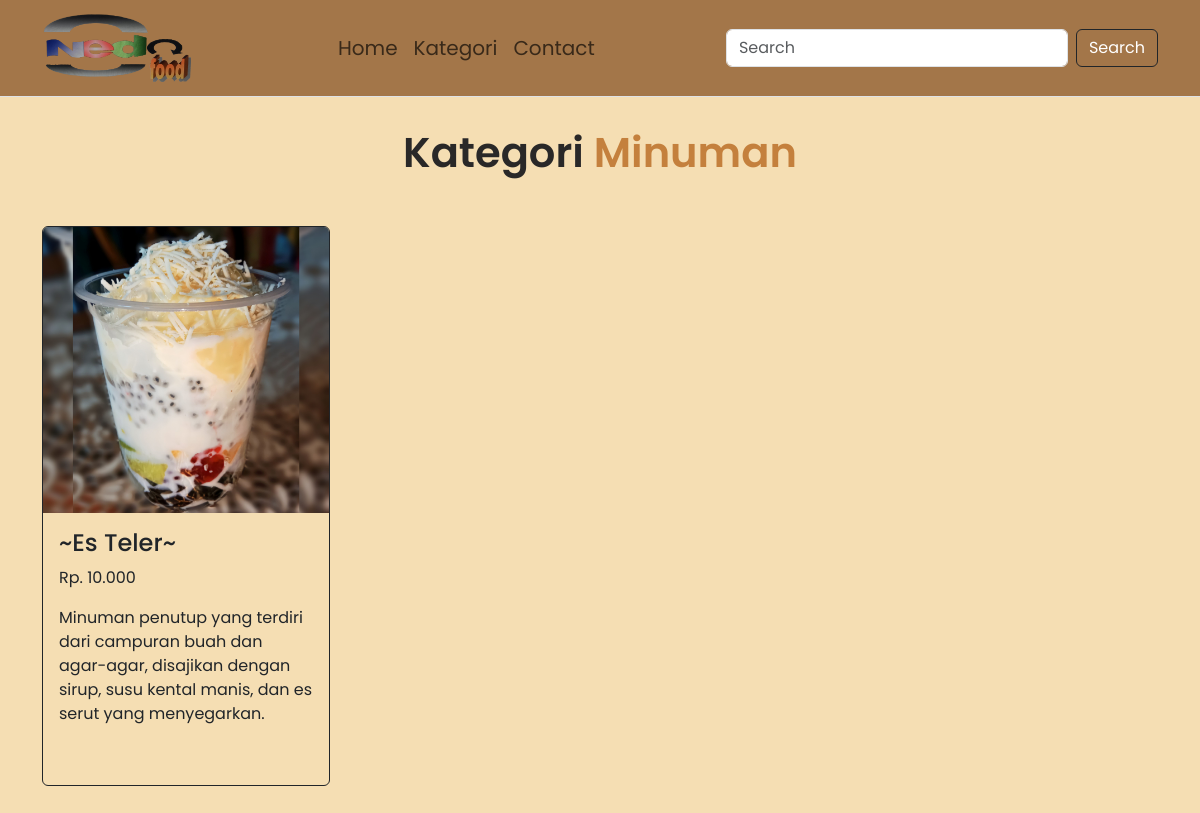
/minuman.php, run on the app's committed database.
### tables this page shows
CREATE TABLE `produk` (
  `id` int NOT NULL,
  `kategori_id` int DEFAULT NULL,
  `foto` varchar(255) NOT NULL,
  `nama` varchar(255) NOT NULL,
  `harga` varchar(255) NOT NULL,
  `detail` text NOT NULL
);

### functions.php (called while the page is built, shortened)
<?php
function koneksiDB()
{
    $db = mysqli_connect('localhost', 'root', '', 'pw2024_tubes_233040038');
    return $db;
}
function query($sql)
{
    $conn = koneksiDB();
    $result = mysqli_query($conn, $sql);
    $rows = [];
    while ($row = mysqli_fetch_assoc($result)) {
        $rows[] = $row;
    };
    return $rows;
}

### minuman.php (the view, shortened to what this page needs)
<?php
require 'functions.php';
$produk = query("SELECT * FROM produk WHERE kategori_id=2");
?>
<!doctype html>
<html lang="en">
<head>
    <link href="https://cdn.jsdelivr.net/npm/bootstrap@5.3.3/dist/css/bootstrap.min.css" rel="stylesheet">
    <link rel="stylesheet" href="css/style.css">
    <link rel="stylesheet" href="https://cdn.jsdelivr.net/npm/bootstrap-icons@1.11.3/font/bootstrap-icons.min.css">
</head>
<body style="font-family: 'Poppins', sans-serif;">
    <nav class="navbar navbar-expand-lg border-bottom border-body position-fixed top-0 start-0 end-0 z-3 " style="background-color: #a37649; color: #373636;">
        <div class="container">
            <a class="navbar-brand" href="index.php"><img src="img/logo.png" alt="NED Foods"></a>
            <div class="collapse navbar-collapse" id="navbarSupportedContent">
                <ul class="navbar-nav m-auto mb-2 mb-lg-0">
                    <li class="nav-item">
                        <a class="nav-link fs-5" href="index.php">Home</a>
                    </li>
                    <li class="nav-item">
                        <a class="nav-link fs-5" aria-current="page" href="index.php#kategori">Kategori</a>
                    </li>
                    <li class="nav-item">
                        <a class="nav-link fs-5" aria-current="page" href="index.php#contact">Contact</a>
                    </li>
                </ul>
                <form class="d-flex" role="search" method="post" action="">
                    <input class="form-control me-2" type="text" name="keyword" placeholder="Search" aria-label="Search" autocomplete="off" id="keyword">
                    <button class="btn btn-outline-dark text-white" type="submit" name="cari" id="tombol-cari">Search</button>
                </form>
            </div>
        </div>
    </nav>
    <section id="produk" class=" pt-5">
        <div class="container" id="container">
            <div class="row produk">
                <div class="col">
                    <h1 class="mb-5 text-center">Kategori <span> Minuman</span></h1>
                </div>
            </div>
            <div class="row justify-content-center">
                <?php foreach ($produk as $p) : ?>
                    <div class="col mb-5">
                        <div class="card bg-transparent border-dark" style="width: 18rem; height:35rem;">
                            <img src="img/<?= $p['foto']; ?>" class="card-img-top" alt="...">
                            <div class="card-body">
                                <h4 class="card-title">~<?= $p['nama']; ?>~</h4>
                                <p class="card-text"><?= $p['harga']; ?></p>
                                <p><?= $p['detail']; ?></p>
                            </div>
                        </div>
                    </div>
                <?php endforeach; ?>
            </div>
        </div>
    </section>
</body>

### css/style.css (style rules this page uses)
:root { --background: #181818; --hero: rgba(243, 243, 243, 1); --hero-gradient: rgba(230, 230, 230, 0); }
* { margin: 0; padding: 0; }
body { font-family: "Poppins", sans-serif; background-color: wheat; color: #292828; }
.navbar-brand img { height: 70px; }
.navbar .navbar-collapse ul li { color: #373636; }
.about, .kategori, .produk, .contact { padding-top: 5rem; }
.about h1, .kategori h1, .contact h1, .produk h1 { font-size: 2.6rem; font-weight: 600; }
.about h1 span, .kategori h1 span, .contact h1 span, .produk h1 span { color: #c4803d; }

### data on the page
produk: foto (picture), nama "Es Teler", harga "Rp. 10.000", detail "Minuman penutup yang terdiri dari campuran buah dan agar-agar, disajikan dengan sirup, susu kental manis, dan es serut yang menyegarkan."
